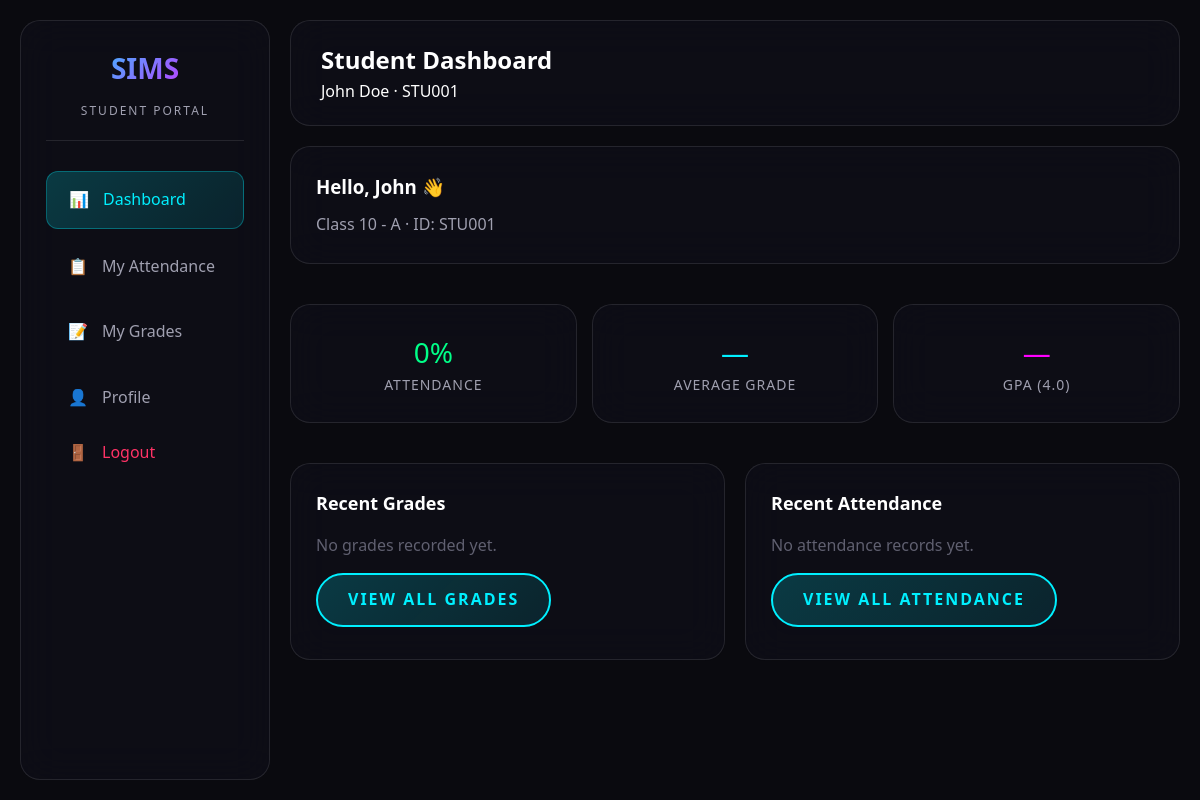
Screenshot of /student/index.php (signed in) with the database file from the repository.
### tables this page shows
CREATE TABLE students (
    id INT AUTO_INCREMENT PRIMARY KEY,
    user_id INT UNIQUE COMMENT 'Links to users.id for student portal login',
    student_id VARCHAR(20) UNIQUE NOT NULL COMMENT 'Also used as portal username (users.username)',
    first_name VARCHAR(50) NOT NULL,
    last_name VARCHAR(50) NOT NULL,
    date_of_birth DATE,
    gender ENUM('male', 'female', 'other') DEFAULT 'other',
    address TEXT,
    phone VARCHAR(20),
    email VARCHAR(100),
    enrollment_date DATE NOT NULL,
    class_grade VARCHAR(10),
    section VARCHAR(10),
    guardian_name VARCHAR(100),
    guardian_phone VARCHAR(20),
    guardian_email VARCHAR(100),
    profile_image VARCHAR(255) DEFAULT NULL,
    status ENUM('active', 'inactive', 'graduated', 'suspended') DEFAULT 'active',
    created_at TIMESTAMP DEFAULT CURRENT_TIMESTAMP,
    updated_at TIMESTAMP DEFAULT CURRENT_TIMESTAMP ON UPDATE CURRENT_TIMESTAMP,
    FOREIGN KEY (user_id) REFERENCES users(id) ON DELETE SET NULL,
    INDEX idx_student_id (student_id),
    INDEX idx_class_grade (class_grade),
    INDEX idx_status (status)
);

### includes/auth.php (called while the page is built, shortened)
<?php
require_once __DIR__ . '/functions.php';
function get_student_id(): int
{
    return (int) ($_SESSION['student_record_id'] ?? 0);
}

### includes/functions.php (called while the page is built, shortened)
<?php
function student_attendance_rate(PDO $pdo, int $studentId): float
{
    $stmt = $pdo->prepare(
        "SELECT ROUND(
            (COUNT(CASE WHEN status = 'present' THEN 1 END) / NULLIF(COUNT(*), 0)) * 100, 1
        ) AS rate FROM attendance WHERE student_id = ?"
    );
    $stmt->execute([$studentId]);
    $row = $stmt->fetch(PDO::FETCH_ASSOC);
    return $row && $row['rate'] !== null ? (float) $row['rate'] : 0.0;
}
function student_average_grade(PDO $pdo, int $studentId): ?float
{
    $stmt = $pdo->prepare('SELECT ROUND(AVG(percentage), 2) FROM grades WHERE student_id = ?');
    $stmt->execute([$studentId]);
    $val = $stmt->fetchColumn();
    return $val !== false && $val !== null ? (float) $val : null;
}

### student/index.php (the view, shortened to what this page needs)
<?php
require_once __DIR__ . '/../includes/auth.php';
$pdo = db();
$studentId = get_student_id();
$stmt = $pdo->prepare('SELECT * FROM students WHERE id = ?');
$stmt->execute([$studentId]);
$student = $stmt->fetch(PDO::FETCH_ASSOC);
$attendanceRate = student_attendance_rate($pdo, $studentId);
$avgGrade = student_average_grade($pdo, $studentId);
$gpa = $avgGrade !== null ? round(($avgGrade / 100) * 4, 2) : null;
$stmt = $pdo->prepare(
    "SELECT g.*, c.course_name FROM grades g JOIN courses c ON c.id = g.course_id
     WHERE g.student_id = ? ORDER BY g.exam_date DESC LIMIT 5"
);
$stmt->execute([$studentId]);
$recentGrades = $stmt->fetchAll(PDO::FETCH_ASSOC);
$stmt = $pdo->prepare(
    "SELECT a.attendance_date, a.status, c.course_name FROM attendance a
     JOIN courses c ON c.id = a.course_id WHERE a.student_id = ?
     ORDER BY a.attendance_date DESC LIMIT 5"
);
$stmt->execute([$studentId]);
$recentAttendance = $stmt->fetchAll(PDO::FETCH_ASSOC);
require_once __DIR__ . '/../includes/header_student.php';
?>
<div class="glass-panel" style="margin-bottom:20px;">
    <h3 style="margin-bottom:10px;">Hello, <?php echo htmlspecialchars($student['first_name']); ?> 👋</h3>
    <p style="color:var(--text-secondary);">Class <?php echo htmlspecialchars($student['class_grade'] . ($student['section'] ? ' - ' . $student['section'] : '')); ?> · ID: <?php echo htmlspecialchars($student['student_id']); ?></p>
</div>
<div class="stats-grid" style="display:grid;grid-template-columns:repeat(auto-fit,minmax(160px,1fr));gap:15px;">
    <div class="glass-panel" style="text-align:center;">
        <div style="font-size:28px;color:var(--accent-neon);"><?php echo $attendanceRate; ?>%</div>
        <div class="stat-label">Attendance</div>
    </div>
    <div class="glass-panel" style="text-align:center;">
        <div style="font-size:28px;color:var(--primary-neon);"><?php echo $avgGrade !== null ? $avgGrade . '%' : '—'; ?></div>
        <div class="stat-label">Average Grade</div>
    </div>
    <div class="glass-panel" style="text-align:center;">
        <div style="font-size:28px;color:var(--secondary-neon);"><?php echo $gpa !== null ? $gpa : '—'; ?></div>
        <div class="stat-label">GPA (4.0)</div>
    </div>
</div>
<div style="display:grid;grid-template-columns:repeat(auto-fit,minmax(300px,1fr));gap:20px;margin-top:20px;">
    <div class="glass-panel">
        <h3 class="chart-title" style="margin-bottom:15px;">Recent Grades</h3>
        <?php if (empty($recentGrades)): ?>
            <p style="color:var(--text-muted);">No grades recorded yet.</p>
        <?php endif; ?>
        <a href="grades.php" class="neon-btn" style="display:inline-block;margin-top:15px;text-decoration:none;">View All Grades</a>
    </div>
    <div class="glass-panel">
        <h3 class="chart-title" style="margin-bottom:15px;">Recent Attendance</h3>
        <?php if (empty($recentAttendance)): ?>
            <p style="color:var(--text-muted);">No attendance records yet.</p>
        <?php endif; ?>
        <a href="attendance.php" class="neon-btn" style="display:inline-block;margin-top:15px;text-decoration:none;">View All Attendance</a>
    </div>
</div>
<?php require_once __DIR__ . '/../includes/footer.php'; ?>

### assets/css/futuristic.css (style rules this page uses)
:root { --primary-neon: #00f0ff; --secondary-neon: #ff00ff; --accent-neon: #00ff88; --warning-neon: #ffaa00; --danger-neon: #ff3366; --bg-dark: #0a0a0f; --bg-darker: #050508; --bg-card: rgba(15, 15, 25, 0.7); --bg-card-hover: rgba(20, 20, 35, 0.8); --text-primary: #ffffff; --text-secondary: #a0a0b0; --text-muted: #606070; --glass-border: rgba(255, 255, 255, 0.1); --glass-shadow: 0 8px 32px rgba(0, 0, 0, 0.4); --neon-glow: 0 0 20px rgba(0, 240, 255, 0.5); --neon-glow-strong: 0 0 40px rgba(0, 240, 255, 0.8); --transition-fast: 0.2s ease; --transition-normal: 0.3s ease; --transition-slow: 0.5s ease; }
* { margin: 0; padding: 0; box-sizing: border-box; }
body { font-family: 'Segoe UI', Tahoma, Geneva, Verdana, sans-serif; background: var(--bg-dark); color: var(--text-primary); line-height: 1.6; overflow-x: hidden; min-height: 100vh; }
.neon-btn { background: linear-gradient(135deg, rgba(0, 240, 255, 0.2), rgba(0, 240, 255, 0.1)); border: 2px solid var(--primary-neon); color: var(--primary-neon); padding: 12px 30px; border-radius: 50px; font-weight: 600; text-transform: uppercase; letter-spacing: 2px; cursor: pointer; transition: all var(--transition-normal); position: relative; overflow: hidden; }
.neon-btn::before { content: ''; position: absolute; top: 0; left: -100%; width: 100%; height: 100%; background: linear-gradient(90deg, transparent, rgba(0, 240, 255, 0.4), transparent); transition: left var(--transition-slow); }
html, body { -webkit-text-size-adjust: 100%; -ms-text-size-adjust: 100%; touch-action: manipulation; padding: env(safe-area-inset-top) env(safe-area-inset-right) env(safe-area-inset-bottom) env(safe-area-inset-left); }
button, .neon-btn, .nav-item { -webkit-tap-highlight-color: transparent; }

### assets/css/dashboard.css (style rules this page uses)
.stats-grid { display: grid; grid-template-columns: repeat(auto-fit, minmax(250px, 1fr)); gap: 20px; }
.stat-label { color: var(--text-secondary); font-size: 14px; text-transform: uppercase; letter-spacing: 1px; }
.chart-title { font-size: 18px; font-weight: 600; color: var(--text-primary); }

### assets/css/admin.css (style rules this page uses)
.glass-panel { background: var(--bg-card); backdrop-filter: blur(20px); border: 1px solid var(--glass-border); border-radius: 20px; padding: 25px; }

### rows the page displays
students: first_name "John", class_grade+section "10 - A", student "STU001"

### other values shown
$page_title "Student Dashboard"
$_SESSION['full_name'] "John Doe"
$_SESSION['student_code'] "STU001"
$attendanceRate "0"
